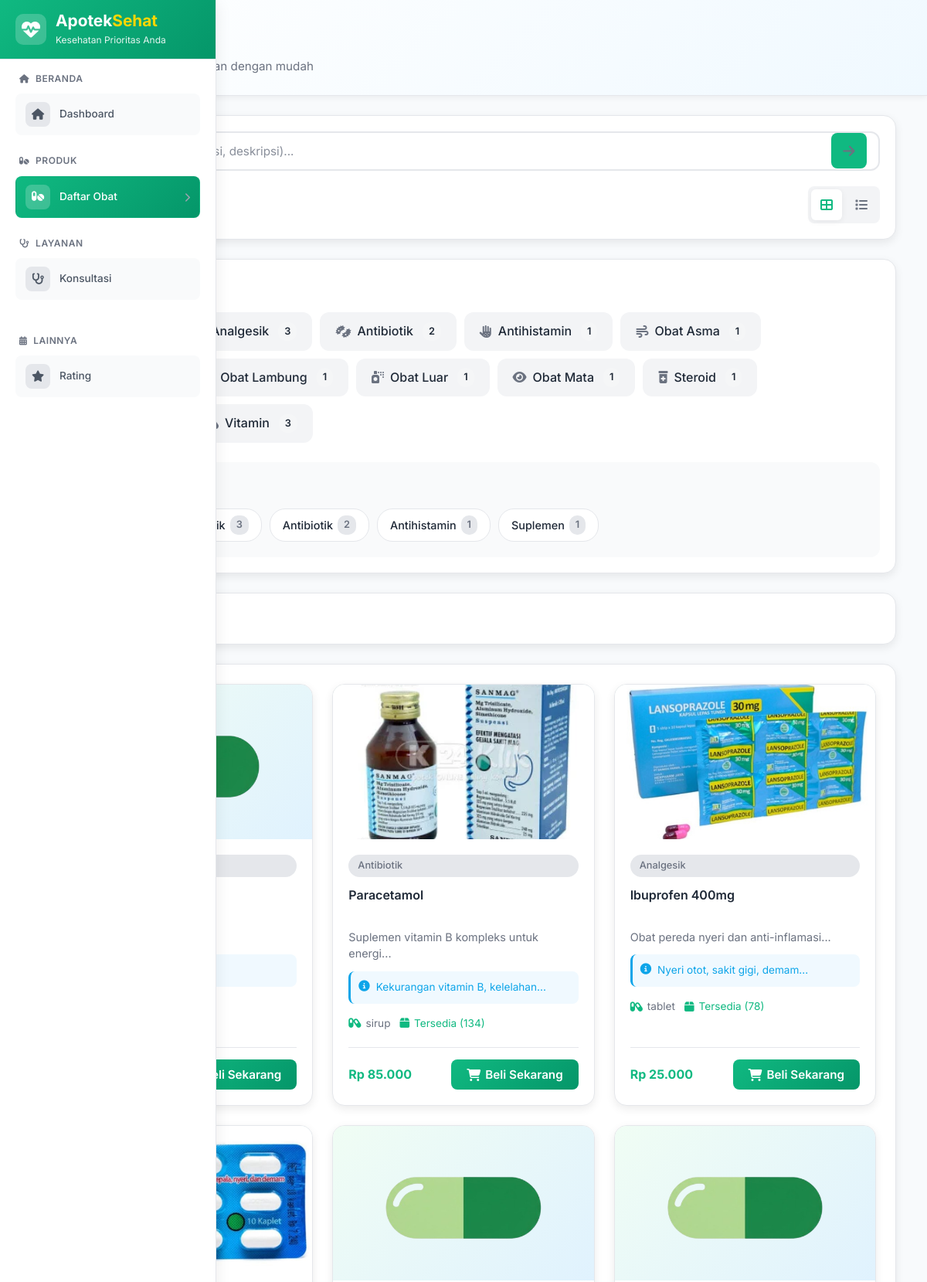
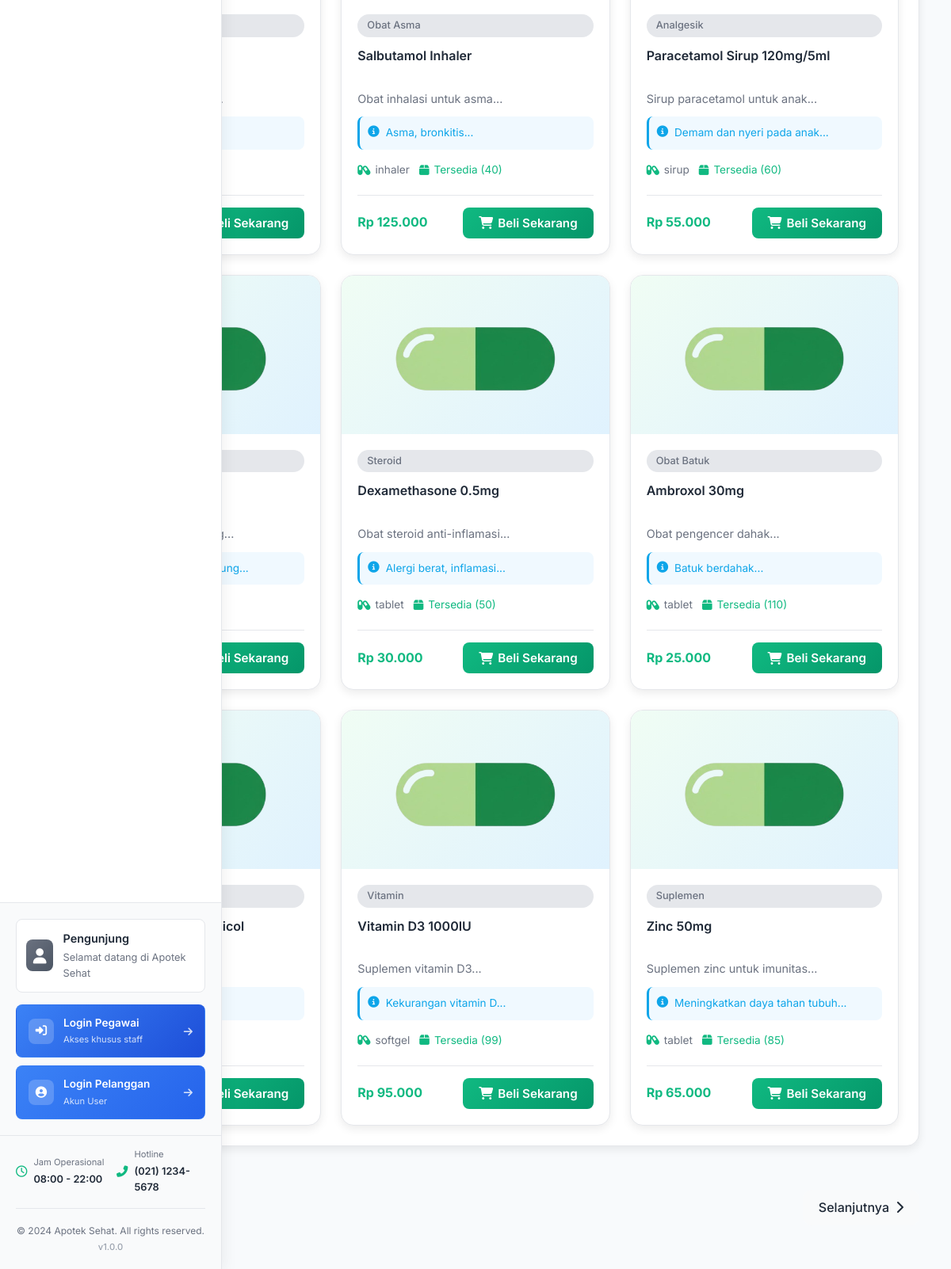
/screen/obat/index.php, run on the app's committed database (2 pictures, top to bottom).
### tables this page shows
CREATE TABLE `obat` (
  `id_obat` int(11) NOT NULL,
  `nama_obat` varchar(100) NOT NULL,
  `jenis_obat` varchar(50) DEFAULT NULL,
  `kategori` varchar(50) DEFAULT NULL,
  `harga` decimal(10,2) NOT NULL,
  `stok` int(11) NOT NULL,
  `deskripsi` text DEFAULT NULL,
  `indikasi` text DEFAULT NULL,
  `cara_pakai` text DEFAULT NULL,
  `efek_samping` text DEFAULT NULL,
  `gambar` varchar(255) DEFAULT NULL,
  `created_at` timestamp NOT NULL DEFAULT current_timestamp()
);

### screen/obat/index.php (the view, shortened to what this page needs)
<?php
require_once '../../includes/auth.php';
$userRole = $_SESSION['role'] ?? 'guest';
$kategori = isset($_GET['kategori']) ? $_GET['kategori'] : 'semua';
$search = isset($_GET['search']) ? $_GET['search'] : '';
$sort = isset($_GET['sort']) ? $_GET['sort'] : 'terbaru';
$page = isset($_GET['page']) ? (int)$_GET['page'] : 1;
$limit = 12;
$offset = ($page - 1) * $limit;
$query = "SELECT * FROM obat WHERE 1=1";
$count_query = "SELECT COUNT(*) as total FROM obat WHERE 1=1";
switch ($sort) {
    case 'terbaru':
    default:
        $query .= " ORDER BY created_at DESC";
        break;
}
$query .= " LIMIT $limit OFFSET $offset";
$result = mysqli_query($conn, $query);
$count_result = mysqli_query($conn, $count_query);
$total_items = mysqli_fetch_assoc($count_result)['total'];
$total_pages = ceil($total_items / $limit);
$categories_result = mysqli_query($conn, "
    SELECT DISTINCT kategori, COUNT(*) as jumlah
    FROM obat
    GROUP BY kategori
    ORDER BY kategori ASC
");
$categories = [];
while ($cat = mysqli_fetch_assoc($categories_result)) {
    $categories[] = $cat;
}
$popular_categories = mysqli_query($conn, "
    SELECT kategori, COUNT(*) as jumlah
    FROM obat
    GROUP BY kategori
    ORDER BY jumlah DESC
    LIMIT 5
");
function buildPageUrl($page)
{
    $params = [];
    $params['page'] = $page;
    return '?' . http_build_query($params);
}
function safeOutput($string)
{
    return htmlspecialchars($string, ENT_QUOTES, 'UTF-8');
}
?>
<!DOCTYPE html>
<html lang="id">
<head>
    <link rel="stylesheet" href="style.css">
    <link rel="stylesheet" href="https://cdnjs.cloudflare.com/ajax/libs/font-awesome/6.4.0/css/all.min.css">
</head>
<body>
    <div class="container">
        <?php
        $showAdminSidebar = false;
        if ($showAdminSidebar) {
            include '../../includes/sidebar.php';
        } else {
            include '../../includes/sidebar.php';
        }
        ?>
        <main class="main-content">
            <header class="page-header">
                <div class="header-content">
                    <h1><i class="fas fa-prescription-bottle"></i> Daftar Obat</h1>
                    <p class="subtitle">Temukan obat yang Anda butuhkan dengan mudah</p>
                </div>
            </header>
            <div class="content">
                <section class="filter-section">
                    <div class="search-container">
                        <form method="GET" action="" class="search-form" id="searchForm">
                            <div class="search-box">
                                <input type="text" name="search" id="searchInput"
                                    placeholder="Cari obat (nama, indikasi, deskripsi)..."
                                    value="<?php echo safeOutput($search); ?>" autocomplete="off">
                                <button type="submit" class="btn-search">
                                    <i class="fas fa-arrow-right"></i>
                                </button>
                            </div>
                        </form>
                        <div class="filter-controls">
                            <div class="sort-dropdown">
                            </div>
                            <div class="view-toggle">
                                <button class="view-btn active" data-view="grid">
                                    <i class="fas fa-th-large"></i>
                                </button>
                                <button class="view-btn" data-view="list">
                                    <i class="fas fa-list"></i>
                                </button>
                            </div>
                        </div>
                    </div>
                </section>
                <section class="categories-section">
                    <h3 class="section-title">
                    </h3>
                    <div class="categories-filter">
                        <a href="?kategori=semua&search=<?php echo urlencode($search); ?>&sort=<?php echo $sort; ?>"
                            class="category-filter-btn <?php echo $kategori == 'semua' ? 'active' : ''; ?>">
                            <span>Semua</span>
                            <span class="badge"><?php echo $total_items; ?></span>
                        </a>
                        <?php foreach ($categories as $cat):
                            $icon_map = [
                                'vitamin' => 'fa-capsules',
                                'antibiotik' => 'fa-bacteria',
                                'analgesik' => 'fa-head-side-virus',
                                'suplemen' => 'fa-heart',
                                'obat_batuk' => 'fa-lungs',
                                'obat_luar' => 'fa-spray-can',
                                'obat_mata' => 'fa-eye',
                                'obat_lambung' => 'fa-stomach',
                                'obat_asma' => 'fa-wind',
                                'antihistamin' => 'fa-allergies',
                                'steroid' => 'fa-prescription-bottle-alt'
                            ];
                            $cat_lower = strtolower($cat['kategori']);
                            $icon = isset($icon_map[$cat_lower]) ? $icon_map[$cat_lower] : 'fa-pills';
                            $cat_display = ucwords(str_replace('_', ' ', $cat['kategori']));
                        ?>
                        <a href="?kategori=<?php echo urlencode($cat['kategori']); ?>&search=<?php echo urlencode($search); ?>&sort=<?php echo $sort; ?>"
                            class="category-filter-btn <?php echo $kategori == $cat['kategori'] ? 'active' : ''; ?>">
                            <i class="fas <?php echo $icon; ?>"></i>
                            <span><?php echo safeOutput($cat_display); ?></span>
                            <span class="badge"><?php echo $cat['jumlah']; ?></span>
                        </a>
                        <?php endforeach; ?>
                    </div>
                    <div class="popular-categories">
                        <h4><i class="fas fa-fire"></i> Kategori Populer</h4>
                        <div class="popular-tags">
                            <?php
                            mysqli_data_seek($popular_categories, 0);
                            while ($pop = mysqli_fetch_assoc($popular_categories)):
                                $pop_display = ucwords(str_replace('_', ' ', $pop['kategori']));
                            ?>
                            <a href="?kategori=<?php echo urlencode($pop['kategori']); ?>&search=<?php echo urlencode($search); ?>&sort=<?php echo $sort; ?>"
                                class="popular-tag">
                                <?php echo safeOutput($pop_display); ?>
                                <span class="tag-count"><?php echo $pop['jumlah']; ?></span>
                            </a>
                            <?php endwhile; ?>
                        </div>
                    </div>
                </section>
                <div class="results-info">
                    <div class="results-summary">
                        <p>
                            Menampilkan <strong><?php echo mysqli_num_rows($result); ?></strong> dari
                            <strong><?php echo $total_items; ?></strong> obat
                        </p>
                    </div>
                </div>
                <div class="products-container" id="productsContainer">
                    <div class="products-grid" id="productsView">
                        <?php
                        while ($obat = mysqli_fetch_assoc($result)):
                            $stock_class = $obat['stok'] == 0 ? 'out-of-stock' : ($obat['stok'] < 10 ? 'low-stock' : 'in-stock');
                            $stock_status = $obat['stok'] == 0 ? 'Stok Habis' : ($obat['stok'] < 10 ? 'Stok Terbatas' : 'Tersedia');
                            $gambar_path = '../../uploads/obat/' . ($obat['gambar'] ?: 'default.png');
                            if (!file_exists($gambar_path) || !$obat['gambar']) {
                                $gambar_path = '../../assets/images/obat/default.png';
                            }
                            $obat_nama = safeOutput($obat['nama_obat']);
                            $obat_deskripsi = safeOutput(substr(strip_tags($obat['deskripsi']), 0, 80));
                            $obat_indikasi = safeOutput(substr(strip_tags($obat['indikasi']), 0, 60));
                            $obat_kategori = safeOutput(ucwords(str_replace('_', ' ', $obat['kategori'])));
                            $obat_jenis = safeOutput($obat['jenis_obat']);
                            $obat_harga = number_format($obat['harga'], 0, ',', '.');
                        ?>
                        <div class="product-card <?php echo $stock_class; ?>">
                            <div class="product-image">
                                <img src="<?php echo $gambar_path; ?>" alt="<?php echo $obat_nama; ?>"
                                    onerror="this.src='../../assets/images/obat/default.png'">
                            </div>
                            <div class="product-info">
                                <span class="product-category"><?php echo $obat_kategori; ?></span>
                                <h3 class="product-title"><?php echo $obat_nama; ?></h3>
                                <p class="product-description">
                                    <?php echo $obat_deskripsi; ?>...
                                </p>
                                <div class="product-indication">
                                    <i class="fas fa-info-circle"></i>
                                    <span><?php echo $obat_indikasi; ?>...</span>
                                </div>
                                <div class="product-meta">
                                    <div class="meta-item">
                                        <i class="fas fa-capsules"></i>
                                        <span><?php echo $obat_jenis; ?></span>
                                    </div>
                                    <div class="meta-item <?php echo $stock_class; ?>">
                                        <i class="fas fa-box"></i>
                                        <span><?php echo $stock_status; ?> (<?php echo $obat['stok']; ?>)</span>
                                    </div>
                                </div>
                                <div class="product-footer">
                                    <div class="price-container">
                                        <div class="current-price">
                                            Rp <?php echo $obat_harga; ?>
                                        </div>
                                    </div>
                                    <div class="action-buttons">
                                        <?php if ($userRole !== 'admin'): ?>
                                        <button class="btn-buy <?php echo $obat['stok'] == 0 ? 'disabled' : ''; ?>"
                                            onclick="showPurchaseForm(<?php echo $obat['id_obat']; ?>, '<?php echo addslashes($obat_nama); ?>', <?php echo $obat['harga']; ?>, <?php echo $obat['stok']; ?>)"
                                            <?php echo $obat['stok'] == 0 ? 'disabled' : ''; ?>>
                                            <i class="fas fa-shopping-cart"></i>
                                            Beli Sekarang
                                        </button>
                                        <?php endif; ?>
                                    </div>
                                </div>
                            </div>
                        </div>
                        <?php endwhile; ?>
                    </div>
                </div>
                <?php if ($total_pages > 1): ?>
                <div class="pagination">
                    <div class="page-numbers">
                        <?php
                            $start_page = max(1, $page - 2);
                            $end_page = min($total_pages, $start_page + 4);
                            for ($i = $start_page; $i <= $end_page; $i++):
                            ?>
                        <a href="<?php echo buildPageUrl($i); ?>"
                            class="page-number <?php echo $i == $page ? 'active' : ''; ?>">
                        </a>
                        <?php endfor; ?>
                    </div>
                    <?php if ($page < $total_pages): ?>
                    <a href="<?php echo buildPageUrl($page + 1); ?>" class="page-link">
                        Selanjutnya <i class="fas fa-chevron-right"></i>
                    </a>
                    <?php endif; ?>
                </div>
                <?php endif; ?>
            </div>
        </main>
    </div>
</body>
</html>

### data on the page
obat: gambar (picture), kategori "Antibiotik", nama_obat "Paracetamol", deskripsi "Suplemen vitamin B kompleks untuk energi", indikasi "Kekurangan vitamin B, kelelahan", jenis_obat "sirup", stok "Tersedia", stok "134", harga "85.000"
obat: gambar (picture), kategori "Analgesik", nama_obat "Ibuprofen 400mg", deskripsi "Obat pereda nyeri dan anti-inflamasi", indikasi "Nyeri otot, sakit gigi, demam", jenis_obat "tablet", stok "Tersedia", stok "78", harga "25.000"
obat: kategori "Obat Asma", nama_obat "Salbutamol Inhaler", deskripsi "Obat inhalasi untuk asma", indikasi "Asma, bronkitis", jenis_obat "inhaler", stok "Tersedia", stok "40", harga "125.000"
obat: kategori "Analgesik", nama_obat "Paracetamol Sirup 120mg/5ml", deskripsi "Sirup paracetamol untuk anak", indikasi "Demam dan nyeri pada anak", jenis_obat "sirup", stok "Tersedia", stok "60", harga "55.000"
obat: kategori "Steroid", nama_obat "Dexamethasone 0.5mg", deskripsi "Obat steroid anti-inflamasi", indikasi "Alergi berat, inflamasi", jenis_obat "tablet", stok "Tersedia", stok "50", harga "30.000"
obat: kategori "Obat Batuk", nama_obat "Ambroxol 30mg", deskripsi "Obat pengencer dahak", indikasi "Batuk berdahak", jenis_obat "tablet", stok "Tersedia", stok "110", harga "25.000"
obat: kategori "Vitamin", nama_obat "Vitamin D3 1000IU", deskripsi "Suplemen vitamin D3", indikasi "Kekurangan vitamin D", jenis_obat "softgel", stok "Tersedia", stok "99", harga "95.000"
obat: kategori "Suplemen", nama_obat "Zinc 50mg", deskripsi "Suplemen zinc untuk imunitas", indikasi "Meningkatkan daya tahan tubuh", jenis_obat "tablet", stok "Tersedia", stok "85", harga "65.000"

### other printed values
safeOutput($cat_display) "Analgesik"
$cat['jumlah'] "3"
safeOutput($cat_display) "Antibiotik"
$cat['jumlah'] "2"
safeOutput($cat_display) "Antihistamin"
$cat['jumlah'] "1"
safeOutput($cat_display) "Obat Asma"
safeOutput($cat_display) "Obat Lambung"
safeOutput($cat_display) "Obat Luar"
safeOutput($cat_display) "Obat Mata"
safeOutput($cat_display) "Steroid"
safeOutput($cat_display) "Vitamin"
$pop['jumlah'] "3"
safeOutput($pop_display) "Antibiotik"
$pop['jumlah'] "2"
